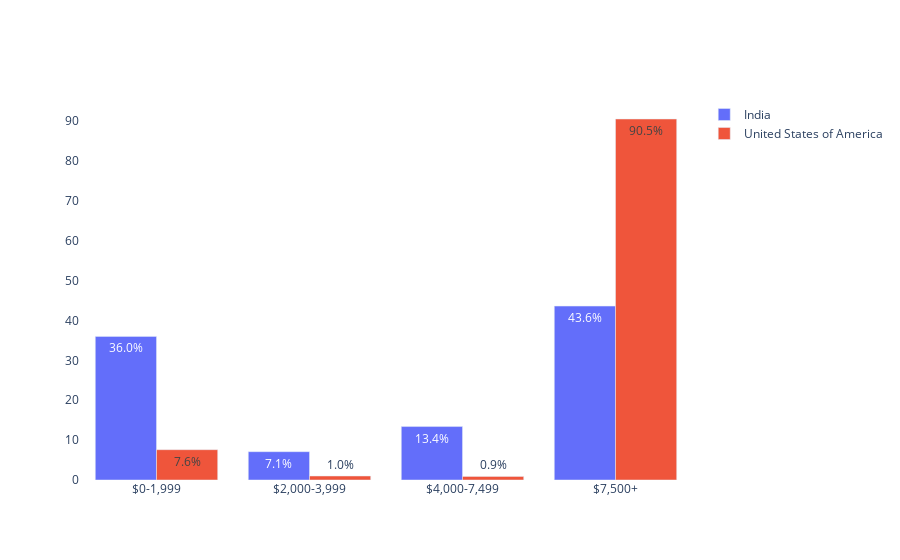

Here is the notebook cell this chart was saved with:
### Code cell
india_usa_df = pd.concat([india_df, usa_df]).reset_index()  # 데이터 합침

fig = go.Figure()
for country, group in india_usa_df.groupby("Q3"):
   fig.add_trace(go.Bar(x = group['Q25'],
                        y = group['%'],
                        name = country,
                        text = group['%'].astype(str) + "%",
                        textposition='auto'))
fig.update_layout(barmode="group",
                  plot_bgcolor = "white")
fig.show()

### Figure 1 — Plotly figure (JSON) as saved in the notebook; plotly's stock layout.template omitted (floating-point values rounded to 4 significant figures)
{"data": [{"name": "India", "text": ["36.0%", "7.1%", "13.4%", "43.6%"], "textposition": "auto", "type": "bar", "x": ["$0-1,999", "$2,000-3,999", "$4,000-7,499", "$7,500+"], "y": [36, 7.1, 13.4, 43.6]}, {"name": "United States of America", "text": ["7.6%", "1.0%", "0.9%", "90.5%"], "textposition": "auto", "type": "bar", "x": ["$0-1,999", "$2,000-3,999", "$4,000-7,499", "$7,500+"], "y": [7.6, 1, 0.9, 90.5]}], "layout": {"autosize": true, "barmode": "group", "plot_bgcolor": "white", "xaxis": {"autorange": true, "range": [-0.5, 3.5], "type": "category"}, "yaxis": {"autorange": true, "range": [0, 95.26], "type": "linear"}}}
